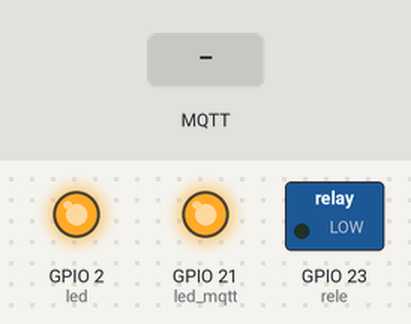
This sketch was run on a simulated ESP32. Parts: switched loads named in the sketch (green lamp = pin HIGH), output pins drawn as LEDs (lit = HIGH). The inputs (shaded band) are chosen by the test bench. WiFi joins after 1.5 s; servers stay silent unless stated; no MQTT or app messages arrive unless stated; what the sketch prints to the serial monitor is not drawn.

Above: at 8.2 s.
8.3 s: MQTT message "on" arrives on the first subscribed topic
At 8.6 s:
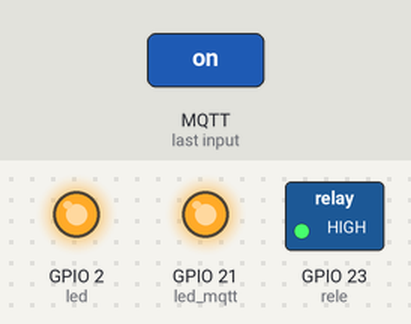
11.3 s: MQTT message "off" arrives on the first subscribed topic
At 12.1 s:
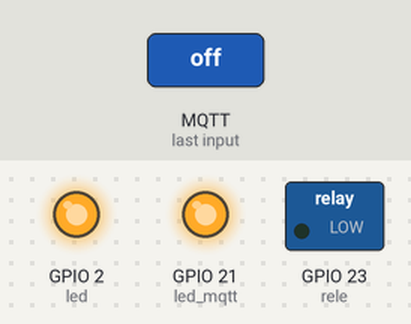
Timing chart, 0 to 14.3 s (numbered marks = the images above; inputs shaded):
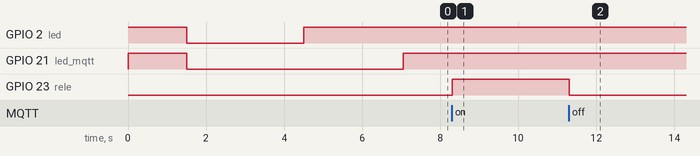

Measured:
- after the input at 8.3 s, GPIO 23 (rele): LOW → HIGH at once
- after the input at 11.3 s, GPIO 23 (rele): HIGH → LOW at once

The sketch:

MQTT_rele.ino
```cpp
//Librería para acceder al WiFi
#include <WiFi.h>    //libreria para conectarse a internet
#include <PubSubClient.h>  //libreria para conectarse al protocolo MQTT

//constantes del programa
#define led 2  //led indicador de conexión a internet
#define led_mqtt 21   //led indicador de conexión a MQTT
#define rele 23       //pin del rele al que se va  a conectar

//Constantes de la conexión a internet
const char* ssid = "TP-LINK_2.4GHz_57E50C"; // Nombre de red
const char* password = "07228964"; // Contraseña de la red

//Conexión del broker MQTT
const char* mqtt_server = "broker.hivemq.com"; //servidor del protocolo MQTT
const char* topic_mqtt = "cesarin/foco"; //topico que se usará en este programa

//cadenas para verificar el mensaje en el topico
const char* ON = "on";
const char* OFF = "off";

//objetos para realizar las conexiones como cliente
WiFiClient espClient; //cliente de internet
PubSubClient client(espClient); //cliente en el protocolo MQTT

void setup() {
  // put your setup code here, to run once:
  Serial.begin(115200);
  //estado inicial
  pinMode(led, OUTPUT);
  pinMode(led_mqtt, OUTPUT);
  pinMode(rele, OUTPUT);
  //parpadeo del led indicador
  digitalWrite(led, HIGH);
  digitalWrite(led_mqtt, HIGH);
  delay(1500);
  digitalWrite(led, LOW);
  digitalWrite(led_mqtt, LOW);
  delay(1500);
  //conectarse a internet
  Serial.print("Conectandose a la red: ");
  Serial.println(ssid);
  WiFi.begin(ssid, password); //Inicia conexión a internet
  //Mientras no se logre la conexión a internet se mantiene en stand by
  while(WiFi.status() != WL_CONNECTED){
    Serial.print(".");
    delay(10);
  }
  //una vez que se logra la conexión
  digitalWrite(led, HIGH);
  Serial.println();
  Serial.print("Conectado IP: ");
  Serial.println(WiFi.localIP()); //muestra la IP asignada a la esp32
  delay(1000);

  //conexión al broker MQTT
    //se realiza la conexión a un servidor mediante la url y el puerto 1883
  client.setServer(mqtt_server, 1883);
  client.setCallback(callback); //se activa la función que maneja las respuestas del servidor
  delay(1500);
  digitalWrite(led_mqtt, HIGH); //inficador de éxito de conexión
}

void loop() {
  //Comprobar la conexión con el broker MQTT
  if(!client.connected()){
    //método definido para reintentar la conexión
    reconnect();
  }
  client.loop(); //loop de este cliente MQTT (callback);
}

//función que reintenta la conexión con MQTT
void reconnect(){
  digitalWrite(led_mqtt, LOW); //apagar el indicador de conexión a MQTT
  while(!client.connected()){ //mientras no se este conectado a MQTT
    Serial.print("Intentando conectar con MQTT");
    if(client.connect("IoTClient")){   //intenta la conexión
      Serial.println("Conexión exitosa");
      digitalWrite(led_mqtt, HIGH);
      client.subscribe(topic_mqtt);    //Se suscribe al topico
    }else{
      //en caso de tener un error se informa
      Serial.print("Falló la conexión, error rc = ");
      Serial.print(client.state());
      Serial.println("Intentar de nuevo en 2.5 segundos");
      delay(2500);
      Serial.println(client.connected());
    }
  }
}

//función que reacciona a las respuestas dekl servidor
void callback(char* topic, byte* message, unsigned int length){
  Serial.print("Llego un mensaje al topico: ");
  Serial.print(topic);
  Serial.print(". El mensaje es: ");
  //imprimir mensaje recibido
  String messageTemp;
  for(int i = 0; i<length; i++){
    Serial.print((char)message[i]);  //muestra caracter por caracter el mensaje
    messageTemp += (char) message[i]; //se recupera el mensaje en un solo String
  }
  Serial.println();

  //manejamos el mensaje conforme a nuestras necesidades
  if(String(topic) == topic_mqtt){ //verifica que el topico sea el indicado
    Serial.println("Coincidencia del topico");
    if(messageTemp == ON){
      Serial.println("Encendiendo ON");
      digitalWrite(rele, HIGH);
      delay(10);
    }
    else if(messageTemp == OFF){
      Serial.println("Apagando OFF");
      digitalWrite(rele, LOW);
      delay(10);
    }
  }
}
```
